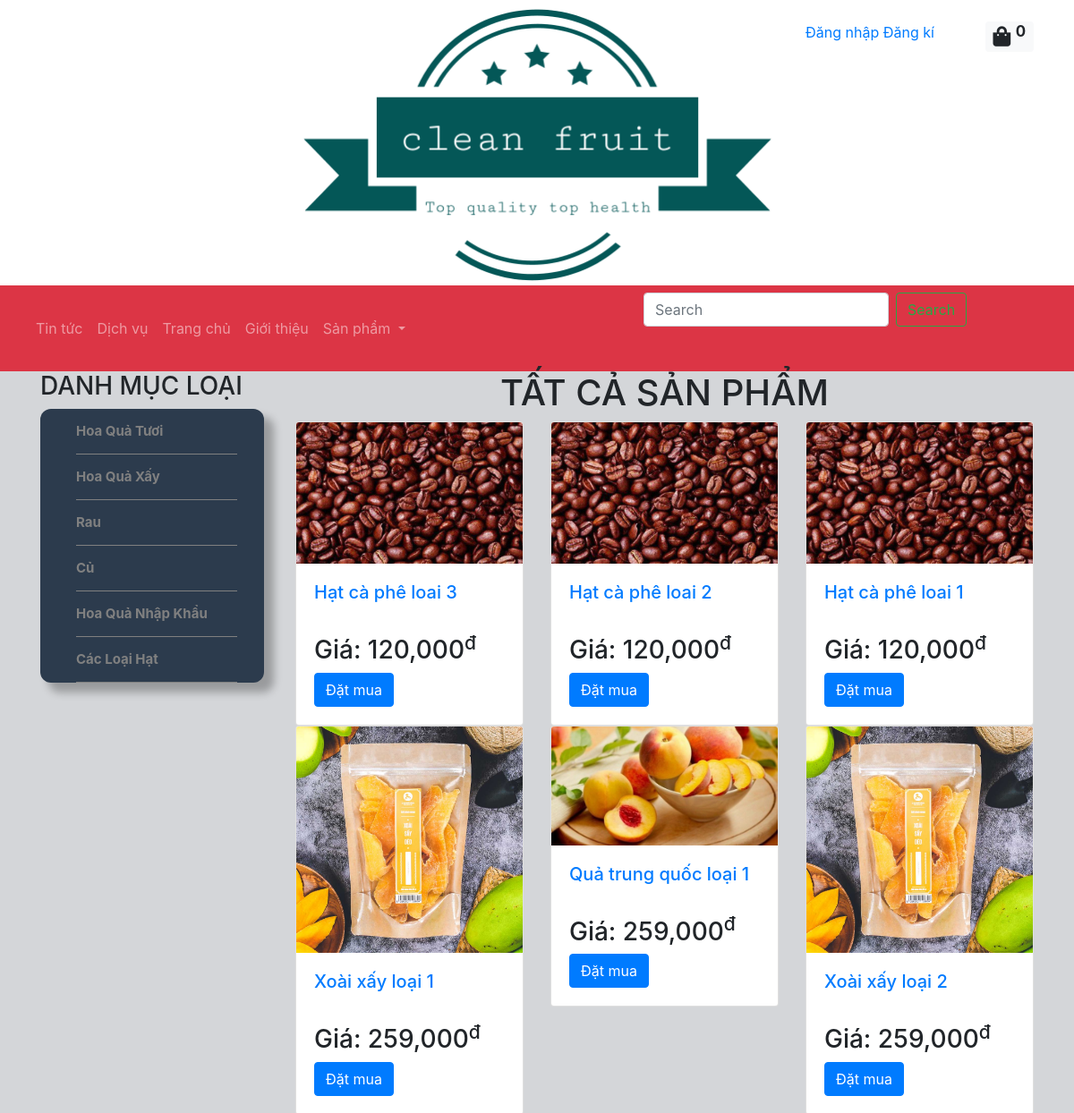
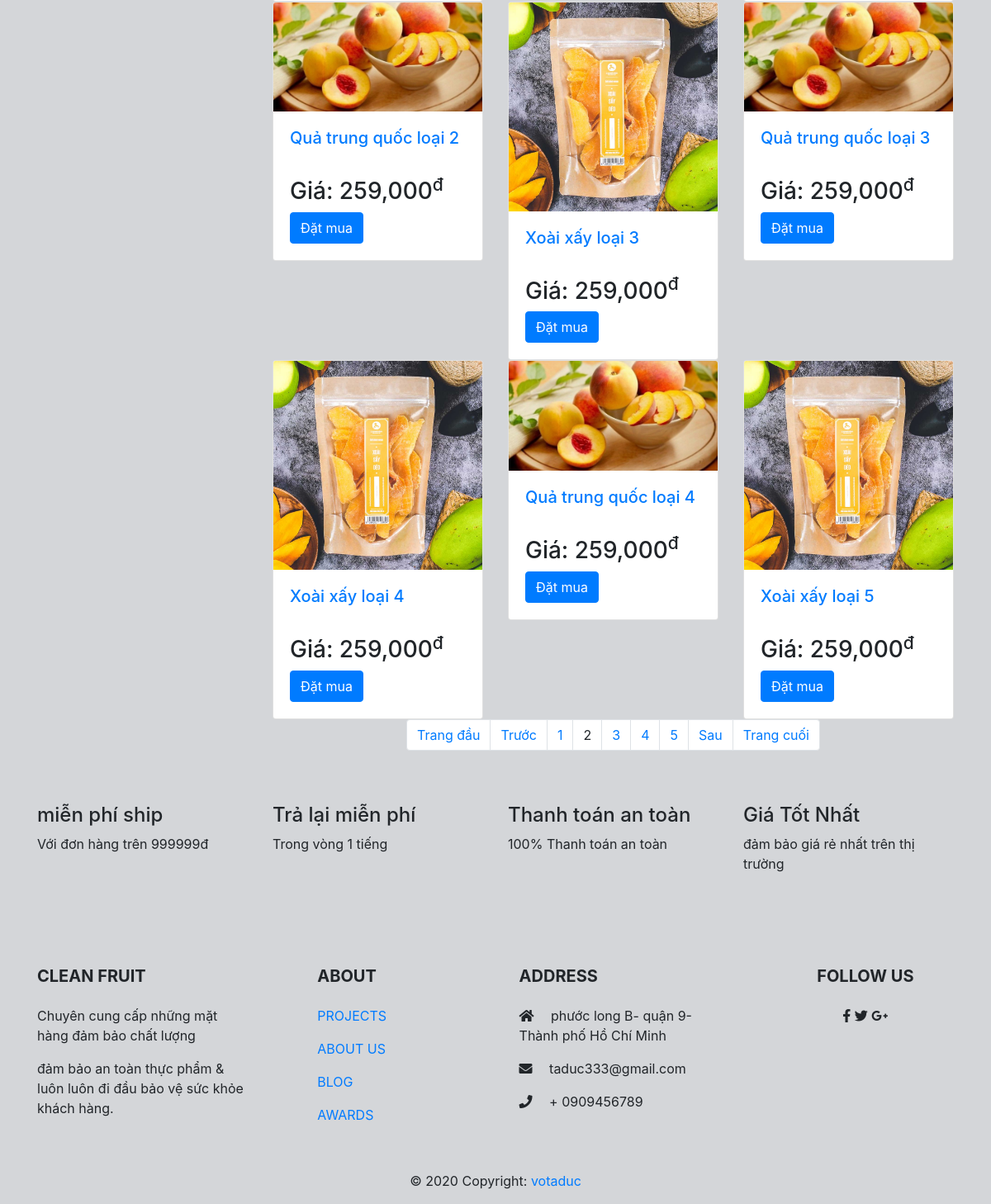
/index.php?option=product&page=2, run on the app's committed database (2 pictures, top to bottom).
### tables this page shows
CREATE TABLE `vtd_menu` (
  `id` int(11) NOT NULL COMMENT 'Mã Menu',
  `name` varchar(255) NOT NULL COMMENT 'Tên Menu',
  `link` varchar(255) NOT NULL COMMENT 'Liên kết',
  `type` varchar(50) NOT NULL COMMENT 'Kiểu Menu',
  `tableid` int(11) NOT NULL DEFAULT 0 COMMENT 'Mã trong bảng',
  `orders` int(11) NOT NULL DEFAULT 0 COMMENT 'Thứ tự',
  `position` varchar(255) NOT NULL COMMENT 'Vị trí',
  `parentid` int(11) NOT NULL COMMENT 'Mã cấp cha',
  `created_at` timestamp NOT NULL DEFAULT current_timestamp() COMMENT 'Ngày Tạo',
  `created_by` tinyint(4) NOT NULL DEFAULT 1 COMMENT 'Người tạo',
  `updated_at` timestamp NOT NULL DEFAULT current_timestamp() COMMENT 'Ngày sửa',
  `updated_by` tinyint(4) NOT NULL DEFAULT 1 COMMENT 'Người sửa',
  `status` tinyint(4) NOT NULL DEFAULT 1 COMMENT 'Trạng thái'
);

CREATE TABLE `vtd_category` (
  `id` int(11) NOT NULL COMMENT 'Mã Loại',
  `name` varchar(255) NOT NULL COMMENT 'Tên loại SP',
  `slug` varchar(255) NOT NULL COMMENT 'SLug Loại SP',
  `parentid` int(11) NOT NULL DEFAULT 0 COMMENT 'Mã cấp cha',
  `orders` int(11) NOT NULL COMMENT 'Thứ tự',
  `metakey` varchar(255) NOT NULL COMMENT 'Từ khóa SEO',
  `metadesc` varchar(255) NOT NULL COMMENT 'Mô tả SEO',
  `created_at` timestamp NOT NULL DEFAULT current_timestamp() COMMENT 'Ngày tạo',
  `created_by` tinyint(4) NOT NULL DEFAULT 0 COMMENT 'Người tạo',
  `updated_at` timestamp NOT NULL DEFAULT current_timestamp() COMMENT 'Ngày sửa',
  `updated_by` tinyint(4) NOT NULL DEFAULT 0 COMMENT 'Người sửa',
  `status` tinyint(4) NOT NULL DEFAULT 2 COMMENT 'Trạng thái'
);

CREATE TABLE `vtd_product` (
  `id` int(10) UNSIGNED NOT NULL COMMENT 'Mã sản phẩm',
  `catid` int(10) UNSIGNED NOT NULL COMMENT 'Mã loại sản phẩm',
  `name` varchar(1000) NOT NULL COMMENT 'Tên sản phẩm',
  `slug` varchar(1000) NOT NULL COMMENT 'Slug tên sản phẩm',
  `img` varchar(255) NOT NULL COMMENT 'Hình ảnh',
  `detail` mediumtext NOT NULL COMMENT 'Chi tiết',
  `number` smallint(5) UNSIGNED NOT NULL COMMENT 'Số lượng',
  `price` float(12,2) NOT NULL COMMENT 'Giá',
  `pricesale` float(12,3) NOT NULL COMMENT 'Giá khuyến mãi',
  `metakey` varchar(255) NOT NULL COMMENT 'Từ khóa SEO',
  `metadesc` varchar(255) NOT NULL COMMENT 'Mô tả SEO',
  `created_at` timestamp NOT NULL DEFAULT current_timestamp() COMMENT 'Ngày tạo',
  `created_by` tinyint(3) UNSIGNED NOT NULL DEFAULT 1 COMMENT 'Người tạo',
  `updated_at` timestamp NOT NULL DEFAULT current_timestamp() COMMENT 'Ngày sửa',
  `updated_by` tinyint(3) UNSIGNED NOT NULL DEFAULT 1 COMMENT 'Người sửa',
  `status` tinyint(3) UNSIGNED NOT NULL DEFAULT 2 COMMENT 'Trạng thái'
);

### system/load.php (called while the page is built, shortened)
<?php
function loadPage($page='site')
{
    $view = 'views/';
    if($page=='site')
    {
        if(isset($_REQUEST['option']))
        {
            $view .=$_REQUEST['option'];
            if(isset($_REQUEST['id']))
            {
            $view .= '-detail.php';
            }
            else
            {
                if (isset($_REQUEST['cat']))
                {
                    $view.='-category.php';
                }else{
                    $view .='.php';
                }
            }
        }else{
            $view .='home.php';
        }
        }
                require_once $view;
}
 function loadModel($name)
 {
     $name= ucfirst(strtolower($name));
     $pathModel ="models/".$name.".php";
     return new $name;
 }
 function loadClass($name)
 {
     $name= ucfirst(strtolower($name));
     $pathClass ="system/".$name.".php";
     return new $name;
 }
 ?>

### index.php (called while the page is built, shortened)
<?php
require_once('system/DataBase.php');
require_once('system/load.php');
loadPage();
?>

### system/Database.php (called while the page is built, shortened)
<?php
class Database extends Config
{
    private $conn = NUll;
    public function __construct()
    {
        $this->conn = new mysqli($this->host, $this->user, $this->pass, $this->db);
    }
    protected function TableName($name)
    {
        return $this->dbfrix . $name;
    }
    protected function getList($sql)
    {
        $result = $this->conn->query($sql);
        $data = array();
        while ($row = $result->fetch_assoc()) {
            $data[] = $row;
        }
        return $data;
    }
    protected function getCount($sql)
    {
        $result = $this->conn->query($sql);
        return $result->num_rows;
    }
}
?>

### models/Menu.php (called while the page is built, shortened)
<?php
class Menu extends Database
{
    public function __construct()
    {
        $this->table = $this->TableName('menu');
    }
    function menu_list($args = [])
    {
        $strWhere = "";
        $strSort = "";
        $strLimit = "";
        if ($args != null) {
            if (array_key_exists('status', $args)) {
                if ($args['status'] == 'index') {
                    $strWhere .= "status!='0'";
                } else {
                    if ($args['status'] == 'trash') {
                        $strWhere .= "status='0'";
                    } else {
                        $strWhere .= "status='" . $args['status'] . "'";
                    }
                }
            }
            if (array_key_exists('parentid', $args)) {
                if ($strWhere == "") {
                    $strWhere .= "parentid='" . $args['parentid'] . "'";
                } else {
                    $strWhere .= " AND parentid='" . $args['parentid'] . "'";
                }
            }
            if (array_key_exists('position', $args)) {
                if ($strWhere == "") {
                    $strWhere .= "position='" . $args['position'] . "'";
                } else {
                    $strWhere .= " AND position='" . $args['position'] . "'";
                }
            }
        }
        if ($strWhere != "") {
            $strWhere = " WHERE $strWhere";
        }
        $sql = "SELECT * FROM $this->table $strWhere $strSort $strLimit";
        return $this->getList($sql);
    }
}

### models/category.php (called while the page is built, shortened)
<?php
class Category extends Database
{
    public function __construct()
    {
        $this->table = $this->TableName('category');
    }
    function category_list($args = [])
    {
        $strWhere = "";
        $strSort = "";
        $strLimit = "";
        if ($args != null) {
            if (array_key_exists('status', $args)) {
                if ($args['status'] == 'index') {
                    $strWhere .= "status!='0'";
                } else {
                    if ($args['status'] == 'trash') {
                        $strWhere .= "status='0'";
                    } else {
                        $strWhere .= "status='" . $args['status'] . "'";
                    }
                }
            }
            if (array_key_exists('parentid', $args)) {
                if ($strWhere == "") {
                    $strWhere .= "parentid='" . $args['parentid'] . "'";
                } else {
                    $strWhere .= " AND parentid='" . $args['parentid'] . "'";
                }
            }
        }
        if ($strWhere != "") {
            $strWhere = " WHERE $strWhere";
        }
        $sql = "SELECT * FROM $this->table $strWhere $strSort $strLimit";
        return $this->getList($sql);
    }
}

### models/Product.php (called while the page is built, shortened)
<?php
class Product extends Database
{
    public function __construct()
    {
        $this->table = $this->TableName('product');
    }
    function product_list($args = [])
    {
        $strWhere = "";
        $strSort = "";
        $strLimit = "";
        if ($args != null) {
            if (array_key_exists('status', $args)) {
                if ($args['status'] == 'index') {
                    $strWhere .= "status!='0'";
                } else {
                    if ($args['status'] == 'trash') {
                        $strWhere .= "status='0'";
                    } else {
                        $strWhere .= "status='" . $args['status'] . "'";
                    }
                }
            }
            if (array_key_exists('sort', $args)) {
                $strSort .= " ORDER BY " . $args['sort']['orderby'] . " " . $args['sort']['order'];
            }
            if (array_key_exists('offset', $args) && array_key_exists('limit', $args)) {
                $strLimit .=  "LIMIT " . $args['offset'] . ", " . $args['limit'];
            } else {
                if (array_key_exists('limit', $args)) {
                    $strLimit .=  "LIMIT " . $args['limit'];
                }
            }
        }
        if ($strWhere != "") {
            $strWhere = " WHERE $strWhere";
        }
        $sql = "SELECT * FROM $this->table $strWhere $strSort $strLimit";
        return $this->getList($sql);
    }
    function product_count($args = [])
    {
        $strWhere = "";
        if ($args != null) {
            if (array_key_exists('status', $args)) {
                if ($args['status'] == 'index') {
                    $strWhere .= "status!='0'";
                } else {
                    if ($args['status'] == 'trash') {
                        $strWhere .= "status='0'";
                    } else {
                        $strWhere .= "status='" . $args['status'] . "'";
                    }
                }
            }
        }
        if ($strWhere != "") {
            $strWhere = " WHERE $strWhere";
        }
        $sql = "SELECT * FROM $this->table $strWhere";
        return $this->getCount($sql);
    }
}

### views/product.php (the view, shortened to what this page needs)
<?php
$product = loadModel('product');
$pt=loadClass('phantrang');
$limit=12;
$pageCurrent =$pt->pageCurrent();
$offset =$pt->pageOffset($pageCurrent,$limit);
    $args=array(
    'status'=>1,
    'sort'=>['orderby'=>'created_at','order'=>'DESC'],
    'offset'=>$offset,
    'limit'=>$limit
);
$total=$product->product_count($args);
$list=$product->product_list($args);
$title = 'Tất cả sản phẩm';
?>
<?php require_once('views/header.php') ?>
<section class="clearfix content" >
          <div class="container">
            <div class="row">
                <div class="col-md-3">
                    <?php require_once('views/mod-category.php');?>
                </div>
                <div class="col-md-9">
                            <h1 class="text-uppercase text-center "><?php echo $title; ?></h1>
                            <div class="row">
                                <?php foreach($list as $row): ?>
                                    <div class="col-md-4 col-md">
                                        <div class="card" style="width: 100%;">
                                            <a href="index.php?option=product&id=<?php echo $row['slug']; ?>">
                                                <img src="public/images/product/<?php echo $row['img']; ?>" class="card-img-top" alt="<?php echo $row['img']; ?>">
                                            </a>
                                            <div class="card-body">
                                                <h5 class="card-title">
                                                <a href="index.php?option=product&id=<?php echo $row['slug']; ?>">
                                                    <?php echo $row['name']; ?>
                                                </a>
                                                </h5>
                                                <br>
                                                <h3>Giá: <?php echo number_format($row['price']); ?><sup>đ</sup></h3>
                                                <a href="index.php?option=cart&addcart=<?php echo $row['id']; ?>" class="btn btn-primary">Đặt mua</a>
                                            </div>
                                        </div>
                                    </div>
                                    <?php endforeach;?>
                            </div>
                        <?php echo $pt->pageLink($total, $pageCurrent, $limit,'index.php?option=product');?>
                    </div>
                </div>
            </div>
</section>
<?php require_once('views/footer.php') ?>

### views/mod-mainmenu.php (shortened to what this page needs)
<?php
$menu = loadModel('menu');
$list_menu1 = $menu->menu_list(['parentid'=>0,'status'=>1,'position'=>'mainmenu']);
?>
    <ul class="navbar-nav mr-auto ">
        <?php foreach($list_menu1 as $row_menu1): ?>
                <?php
                    $list_menu2 = $menu->menu_list(['parentid'=>$row_menu1['id'],'status'=>1,'position'=>'mainmenu']);
                ?>
                 <?php if(count($list_menu2)>0) :?>
                    <li class="nav-item dropdown ">
                            <a class="nav-link dropdown-toggle " href="<?php echo $row_menu1['link']; ?>" id="navbarDropdown" role="button" data-toggle="dropdown" aria-haspopup="true" aria-expanded="false">
                            <?php echo $row_menu1['name']; ?>
                            </a>
                            </li>
                <?php else :?>
                    <li class="nav-item dropdown">
                        <a class="nav-link" href="<?php echo $row_menu1['link']; ?>"><?php echo $row_menu1['name']; ?></a>
                     </li>
                 <?php endif;?>
        <?php endforeach; ?>
    </ul>

### views/mod-category.php (shortened to what this page needs)
<?php
$category = loadModel('category');
$list_category1 = $category->category_list(['parentid'=>0,'status'=>1]);
?>
<h3>DANH MỤC LOẠI</h3>
<ul id="menu_cate">
    <?php foreach($list_category1 as $row_cat1): ?>
    <li><a href="index.php?option=product&cat=<?php echo $row_cat1['slug']; ?>"><?php echo $row_cat1['name'] ?></a>
    </li>
    <?php endforeach; ?>
</ul>

### public/css/style.css (style rules this page uses)
body { background-color: #d4d6d9; }

### views/mod-category.php (style rules this page uses)
#menu_cate { background-color: #2c3b4d; border-radius: 12px; width:250px; box-shadow: 10px 10px 10px 1px rgba(0,0,0,0.28); }
#menu_cate li { position: relative; text-decoration: none; list-style-type:none; border-bottom:1px solid gray; left:0px; width:180px; }
#menu_cate li a { text-decoration: none; font-size: 15px; font-weight: bold; padding:auto ; color: gray; line-height: 50px; display: block; }

### data on the page
vtd_menu: name "Tin tức"
vtd_menu: name "Dịch vụ"
vtd_menu: name "Trang chủ"
vtd_menu: name "Giới thiệu"
vtd_menu: name "Sản phẩm"
vtd_category: name "Hoa Quả Tươi"
vtd_category: name "Hoa Quả Xấy"
vtd_category: name "Rau"
vtd_category: name "Củ"
vtd_category: name "Hoa Quả Nhập Khẩu"
vtd_category: name "Các Loại Hạt"
vtd_product: img (picture), name "Hạt cà phê loai 3", price "120,000"
vtd_product: img (picture), name "Hạt cà phê loai 2", price "120,000"
vtd_product: img (picture), name "Hạt cà phê loai 1", price "120,000"
vtd_product: img (picture), name "Xoài xấy loại 1", price "259,000"
vtd_product: img (picture), name "Quả trung quốc loại 1", price "259,000"
vtd_product: img (picture), name "Xoài xấy loại 2", price "259,000"
vtd_product: img (picture), name "Quả trung quốc loại 2", price "259,000"
vtd_product: img (picture), name "Xoài xấy loại 3", price "259,000"
vtd_product: img (picture), name "Quả trung quốc loại 3", price "259,000"
vtd_product: img (picture), name "Xoài xấy loại 4", price "259,000"
vtd_product: img (picture), name "Quả trung quốc loại 4", price "259,000"
vtd_product: img (picture), name "Xoài xấy loại 5", price "259,000"

### other printed values
$sl "0"
$title "TẤT CẢ SẢN PHẨM"
